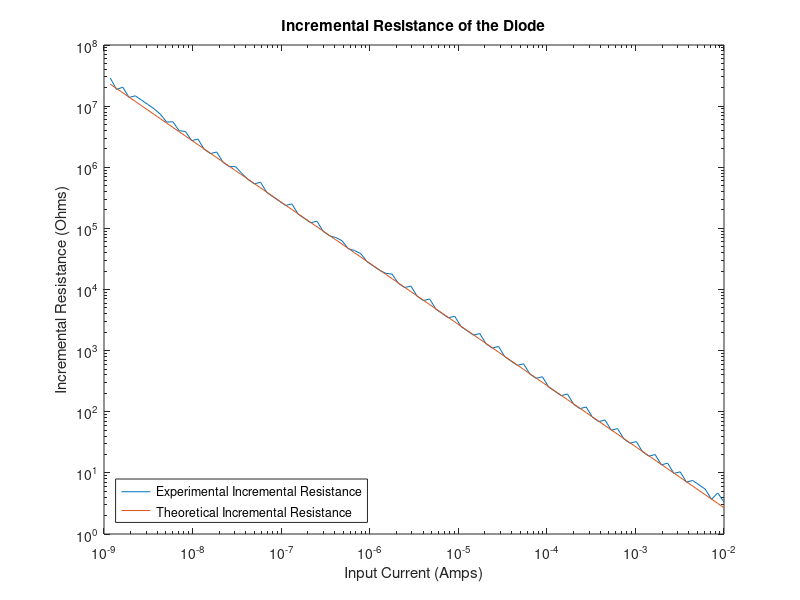

MATLAB code to generate this figure:
clear

load('collected_data.mat');

figure;
semilogy( Vout_Exp1_1,Iin_Exp1_1,'*b','MarkerSize',2) %current-voltage
hold on;
semilogy(Vin_Exp1_2,Iout_Exp1_2, '*r','MarkerSize',2) %voltage-current
% Instead of using the curve fitting toolbox, use polyfit to get values.
fit = polyfit(Vin_Exp1_2, log(Iout_Exp1_2), 1);
ut = abs(1/fit(1));
is = abs(exp(fit(2)));


CV_theo = is .* exp(Vin_Exp1_2./ut);
semilogy(Vin_Exp1_2,CV_theo,'-k','MarkerSize',5)
hold off;
title( "Current-Voltage Characteristic");
ylabel("Current (Amps)");
xlabel("Voltage (Volts)");

legend('Current-Voltage Characteristic', 'Voltage-Current Characteristic','Current-Voltage Theoretical','Voltage-Current Theoretical')
legend('boxoff')
legend('Location','northwest')


hold off;
%% 
%clear

load('collected_data.mat');
incremental_resistance = diff(Vout_Exp1_1)./diff(Iin_Exp1_1);

% Experimental plot.
loglog(Iin_Exp1_1(1:end-1), incremental_resistance);
hold on;

% Theoretical plot.
loglog(Iin_Exp1_1(1:end-1), ut./(Iin_Exp1_1(1:end-1)));
title( "Incremental Resistance of the Diode");
ylabel("Incremental Resistance (Ohms)");
xlabel("Input Current (Amps)");
legend('Experimental Incremental Resistance', 'Theoretical Incremental Resistance');
('boxoff')
legend('Location','southwest')

